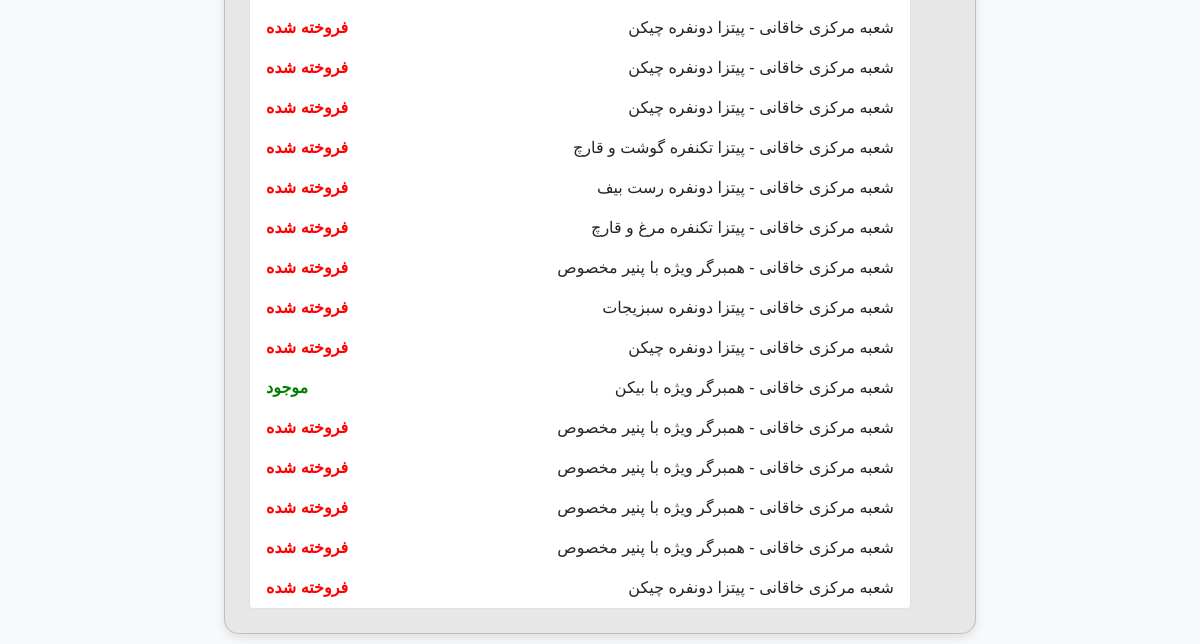
The app's page /menu/sold-out (lower part), older data.
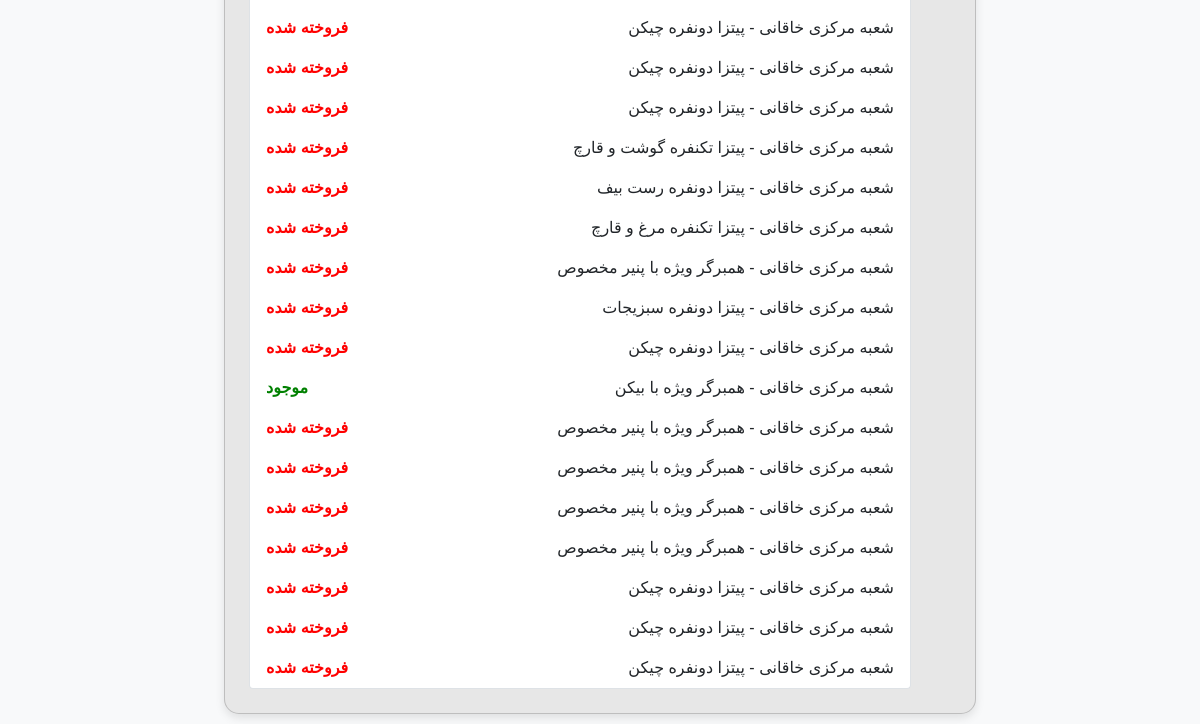
The same page, newer data.
### menu/models.py (models this page shows, shortened)
class SoldOutStatus(models.Model):
    branch = models.ForeignKey(RestaurantBranch, on_delete=models.CASCADE, related_name="sold_out_status")
    product = models.ForeignKey(FoodRawMaterial, on_delete=models.CASCADE, related_name="sold_out_product")
    is_sold_out = models.BooleanField(default=False)  # مشخص می‌کند که محصول در این شعبه تمام شده است یا نه
    updated_at = models.DateTimeField(auto_now=True)

### users/models.py (models this page shows, shortened)
class RestaurantBranch(models.Model):
    name = models.CharField(max_length=200)
    location = models.CharField(max_length=200, blank=True, null=True)
    capacity = models.DecimalField(max_digits=10, decimal_places=0, blank=True, null=True)  # ظرفیت انبار
    def __str__(self):
        return self.name

class FoodRawMaterial(models.Model):
    created_at = models.DateTimeField(auto_now_add=True)
    updated_at = models.DateTimeField(auto_now=True)
    mother = models.ForeignKey(mother_food, on_delete= models.CASCADE,related_name='mother_food_id',blank=True,null=True)
    name = models.CharField(max_length=200)
    data = models.JSONField(blank=True,null=True)
    price = models.IntegerField(default=0,blank=True,null=True)
    image = models.ImageField(upload_to='food_images/', blank=True, null=True)  # Added field for image
    details = models.CharField(max_length=2000,default='',blank=True,null=True)
    discount = models.DecimalField(max_digits=5, decimal_places=2, default=0, blank=True, null=True)  # Discount percentage
    priority = models.IntegerField(default=0)  # New field for priority
    def __str__(self):
        return str(self.name)
    class Meta:
        ordering = ['-name']

### menu/views.py (the view)
# urls.py: path('sold-out', set_sold_out, name='set_sold_out'),
def set_sold_out(request):
    if request.method == 'POST':# and request.is_ajax():
        form = SoldOutForm(request.POST)
        if form.is_valid():
            form.save()
            product_id = request.POST.get("product")
            product_id = int(product_id)
            food_name = FoodRawMaterial.objects.filter(id=product_id).first()
            food_name = food_name.name
            menu = {
                'name': food_name
            }
            sold_out_items = SoldOutStatus.objects.all()  # Get the product ids of sold-out items
            menu_status.send(sender=None, values = menu)
            form = SoldOutForm()
            return render(request, 'sold_out.html', {'form': form,'sold_out_items':sold_out_items})
    else:
        form = SoldOutForm()
        sold_out_items = SoldOutStatus.objects.all()  # Get the product ids of sold-out items
    return render(request, 'sold_out.html', {'form': form,'sold_out_items':sold_out_items})

### menu/templates/sold_out.html (shortened to what this page needs)
{% extends "users/base.html" %}
{% block content %}
{% load static %}
<html lang="fa">
<head>
    <link rel="stylesheet" type="text/css" href="{% static 'css/bootstrap.css' %}">
    <link rel="stylesheet" type="text/css" href="{% static 'css/store.css' %}">
</head>
<body>
    <div class="container">
        <div class="card p-4 mt-4">
            <ul class="list-group">
                {% for item in sold_out_items %}
                    <li class="list-group-item d-flex justify-content-between align-items-center">
                        <span>{{ item.branch.name }} - {{ item.product.name }}</span>
                        <span class="{% if item.is_sold_out %}status-sold{% else %}status-available{% endif %}">
                            {% if item.is_sold_out %}فروخته شده{% else %}موجود{% endif %}
                        </span>
                    </li>
                {% endfor %}
            </ul>
        </div>
    </div>
</body>
</html>
{% endblock %}

Row changes from the older to the newer data that the page shows:
added SoldOutStatus: branch.name "شعبه مرکزی خاقانی", product.name "پیتزا دونفره چیکن", is_sold_out "فروخته شده"
added SoldOutStatus: branch.name "شعبه مرکزی خاقانی", product.name "پیتزا دونفره چیکن", is_sold_out "فروخته شده"
